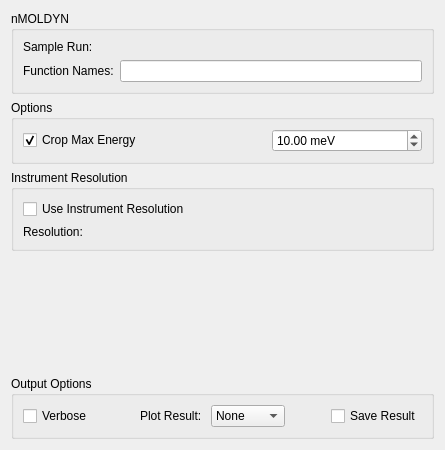
<?xml version="1.0" encoding="UTF-8"?>
<ui version="4.0">
 <class>IndirectMolDyn</class>
 <widget class="QWidget" name="IndirectMolDyn">
  <property name="geometry">
   <rect>
    <x>0</x>
    <y>0</y>
    <width>445</width>
    <height>450</height>
   </rect>
  </property>
  <property name="windowTitle">
   <string>Form</string>
  </property>
  <layout class="QVBoxLayout" name="verticalLayout">
   <item>
    <widget class="QGroupBox" name="gbSimulation">
     <property name="title">
      <string>nMOLDYN</string>
     </property>
     <layout class="QGridLayout" name="gridLayout_2">
      <item row="0" column="0">
       <widget class="QLabel" name="lblSample">
        <property name="text">
         <string>Sample Run:</string>
        </property>
       </widget>
      </item>
      <item row="0" column="1">
       <widget class="MantidQt::MantidWidgets::MWRunFiles" name="mwRun" native="true">
        <property name="sizePolicy">
         <sizepolicy hsizetype="Preferred" vsizetype="Fixed">
          <horstretch>0</horstretch>
          <verstretch>0</verstretch>
         </sizepolicy>
        </property>
        <property name="toolTip">
         <string>&lt;html&gt;&lt;head/&gt;&lt;body&gt;&lt;p&gt;Simulation filename.&lt;/p&gt;&lt;/body&gt;&lt;/html&gt;</string>
        </property>
        <property name="label" stdset="0">
         <string/>
        </property>
        <property name="fileExtensions" stdset="0">
         <stringlist>
          <string>.dat</string>
          <string>.cdl</string>
         </stringlist>
        </property>
       </widget>
      </item>
      <item row="1" column="0">
       <widget class="QLabel" name="lblFunctionNames">
        <property name="sizePolicy">
         <sizepolicy hsizetype="Preferred" vsizetype="Fixed">
          <horstretch>0</horstretch>
          <verstretch>0</verstretch>
         </sizepolicy>
        </property>
        <property name="text">
         <string>Function Names:</string>
        </property>
       </widget>
      </item>
      <item row="1" column="1">
       <widget class="QLineEdit" name="leFunctionNames">
        <property name="toolTip">
         <string>&lt;html&gt;&lt;head/&gt;&lt;body&gt;&lt;p&gt;Comma separated list of functions to load from the input file.&lt;/p&gt;&lt;/body&gt;&lt;/html&gt;</string>
        </property>
       </widget>
      </item>
     </layout>
    </widget>
   </item>
   <item>
    <widget class="QGroupBox" name="gbOptions">
     <property name="title">
      <string>Options</string>
     </property>
     <layout class="QGridLayout" name="gridLayout_3">
      <item row="1" column="1">
       <layout class="QHBoxLayout" name="horizontalLayout_2">
        <item>
         <widget class="QCheckBox" name="ckCropEnergy">
          <property name="text">
           <string>Crop Max Energy</string>
          </property>
          <property name="checked">
           <bool>true</bool>
          </property>
         </widget>
        </item>
        <item>
         <spacer name="horizontalSpacer">
          <property name="orientation">
           <enum>Qt::Horizontal</enum>
          </property>
          <property name="sizeHint" stdset="0">
           <size>
            <width>40</width>
            <height>20</height>
           </size>
          </property>
         </spacer>
        </item>
        <item>
         <widget class="QDoubleSpinBox" name="dspMaxEnergy">
          <property name="minimumSize">
           <size>
            <width>150</width>
            <height>0</height>
           </size>
          </property>
          <property name="toolTip">
           <string>&lt;html&gt;&lt;head/&gt;&lt;body&gt;&lt;p&gt;Crop the upper energy range of any workspaces with energy as the X unit (e.g. S(Q,w)).&lt;/p&gt;&lt;/body&gt;&lt;/html&gt;</string>
          </property>
          <property name="suffix">
           <string> meV</string>
          </property>
          <property name="maximum">
           <double>1000.000000000000000</double>
          </property>
          <property name="value">
           <double>10.000000000000000</double>
          </property>
         </widget>
        </item>
       </layout>
      </item>
     </layout>
    </widget>
   </item>
   <item>
    <widget class="QGroupBox" name="gbInstRes">
     <property name="title">
      <string>Instrument Resolution</string>
     </property>
     <layout class="QGridLayout" name="gridLayout">
      <item row="1" column="0">
       <widget class="QLabel" name="lblResolution">
        <property name="text">
         <string>Resolution:</string>
        </property>
       </widget>
      </item>
      <item row="1" column="1">
       <widget class="MantidQt::MantidWidgets::DataSelector" name="dsResolution" native="true">
        <property name="enabled">
         <bool>false</bool>
        </property>
        <property name="sizePolicy">
         <sizepolicy hsizetype="Minimum" vsizetype="Fixed">
          <horstretch>0</horstretch>
          <verstretch>0</verstretch>
         </sizepolicy>
        </property>
        <property name="toolTip">
         <string>&lt;html&gt;&lt;head/&gt;&lt;body&gt;&lt;p&gt;Instrument resolution file or workspace.&lt;/p&gt;&lt;/body&gt;&lt;/html&gt;</string>
        </property>
        <property name="autoLoad" stdset="0">
         <bool>true</bool>
        </property>
        <property name="loadLabelText" stdset="0">
         <string/>
        </property>
        <property name="workspaceSuffixes" stdset="0">
         <stringlist>
          <string>_red</string>
          <string>_res</string>
         </stringlist>
        </property>
        <property name="fileBrowserSuffixes" stdset="0">
         <stringlist>
          <string>_red.nxs</string>
          <string>_res.nxs</string>
         </stringlist>
        </property>
        <property name="showLoad" stdset="0">
         <bool>false</bool>
        </property>
       </widget>
      </item>
      <item row="0" column="0" colspan="2">
       <widget class="QCheckBox" name="ckResolution">
        <property name="enabled">
         <bool>true</bool>
        </property>
        <property name="toolTip">
         <string>&lt;html&gt;&lt;head/&gt;&lt;body&gt;&lt;p&gt;Convolve suitable workspaces with an instrument resolution.&lt;/p&gt;&lt;/body&gt;&lt;/html&gt;</string>
        </property>
        <property name="text">
         <string>Use Instrument Resolution</string>
        </property>
        <property name="checked">
         <bool>false</bool>
        </property>
       </widget>
      </item>
     </layout>
    </widget>
   </item>
   <item>
    <spacer name="verticalSpacer">
     <property name="orientation">
      <enum>Qt::Vertical</enum>
     </property>
     <property name="sizeHint" stdset="0">
      <size>
       <width>20</width>
       <height>40</height>
      </size>
     </property>
    </spacer>
   </item>
   <item>
    <widget class="QGroupBox" name="gbOutput">
     <property name="sizePolicy">
      <sizepolicy hsizetype="Preferred" vsizetype="Fixed">
       <horstretch>0</horstretch>
       <verstretch>0</verstretch>
      </sizepolicy>
     </property>
     <property name="title">
      <string>Output Options</string>
     </property>
     <layout class="QHBoxLayout" name="horizontalLayout">
      <item>
       <widget class="QCheckBox" name="ckVerbose">
        <property name="enabled">
         <bool>true</bool>
        </property>
        <property name="text">
         <string>Verbose</string>
        </property>
       </widget>
      </item>
      <item>
       <spacer name="horizontalSpacer_17">
        <property name="orientation">
         <enum>Qt::Horizontal</enum>
        </property>
        <property name="sizeHint" stdset="0">
         <size>
          <width>40</width>
          <height>20</height>
         </size>
        </property>
       </spacer>
      </item>
      <item>
       <widget class="QLabel" name="lblPlot">
        <property name="text">
         <string>Plot Result: </string>
        </property>
       </widget>
      </item>
      <item>
       <widget class="QComboBox" name="cbPlot">
        <item>
         <property name="text">
          <string>None</string>
         </property>
        </item>
        <item>
         <property name="text">
          <string>Spectra</string>
         </property>
        </item>
        <item>
         <property name="text">
          <string>Contour</string>
         </property>
        </item>
        <item>
         <property name="text">
          <string>Both</string>
         </property>
        </item>
       </widget>
      </item>
      <item>
       <spacer name="horizontalSpacer_18">
        <property name="orientation">
         <enum>Qt::Horizontal</enum>
        </property>
        <property name="sizeHint" stdset="0">
         <size>
          <width>40</width>
          <height>20</height>
         </size>
        </property>
       </spacer>
      </item>
      <item>
       <widget class="QCheckBox" name="ckSave">
        <property name="text">
         <string>Save Result</string>
        </property>
       </widget>
      </item>
     </layout>
    </widget>
   </item>
  </layout>
 </widget>
 <customwidgets>
  <customwidget>
   <class>MantidQt::MantidWidgets::DataSelector</class>
   <extends>QWidget</extends>
   <header>MantidQtMantidWidgets/DataSelector.h</header>
  </customwidget>
  <customwidget>
   <class>MantidQt::MantidWidgets::MWRunFiles</class>
   <extends>QWidget</extends>
   <header>MantidQtMantidWidgets/MWRunFiles.h</header>
  </customwidget>
 </customwidgets>
 <tabstops>
  <tabstop>mwRun</tabstop>
  <tabstop>leFunctionNames</tabstop>
  <tabstop>ckCropEnergy</tabstop>
  <tabstop>dspMaxEnergy</tabstop>
  <tabstop>ckResolution</tabstop>
  <tabstop>dsResolution</tabstop>
  <tabstop>ckVerbose</tabstop>
  <tabstop>cbPlot</tabstop>
  <tabstop>ckSave</tabstop>
 </tabstops>
 <resources/>
 <connections/>
</ui>
